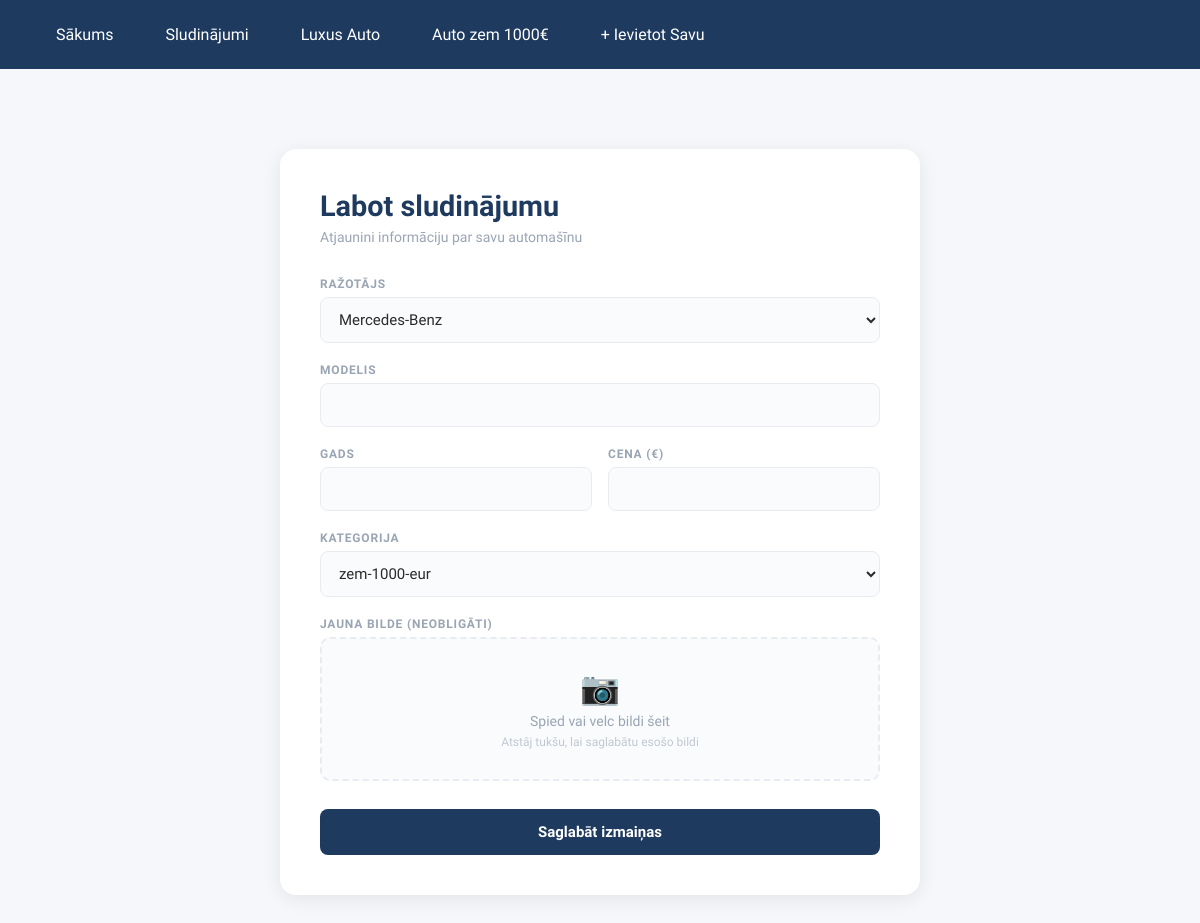
/sludinajumi/27/labot, run on an earlier commit of the app's database.
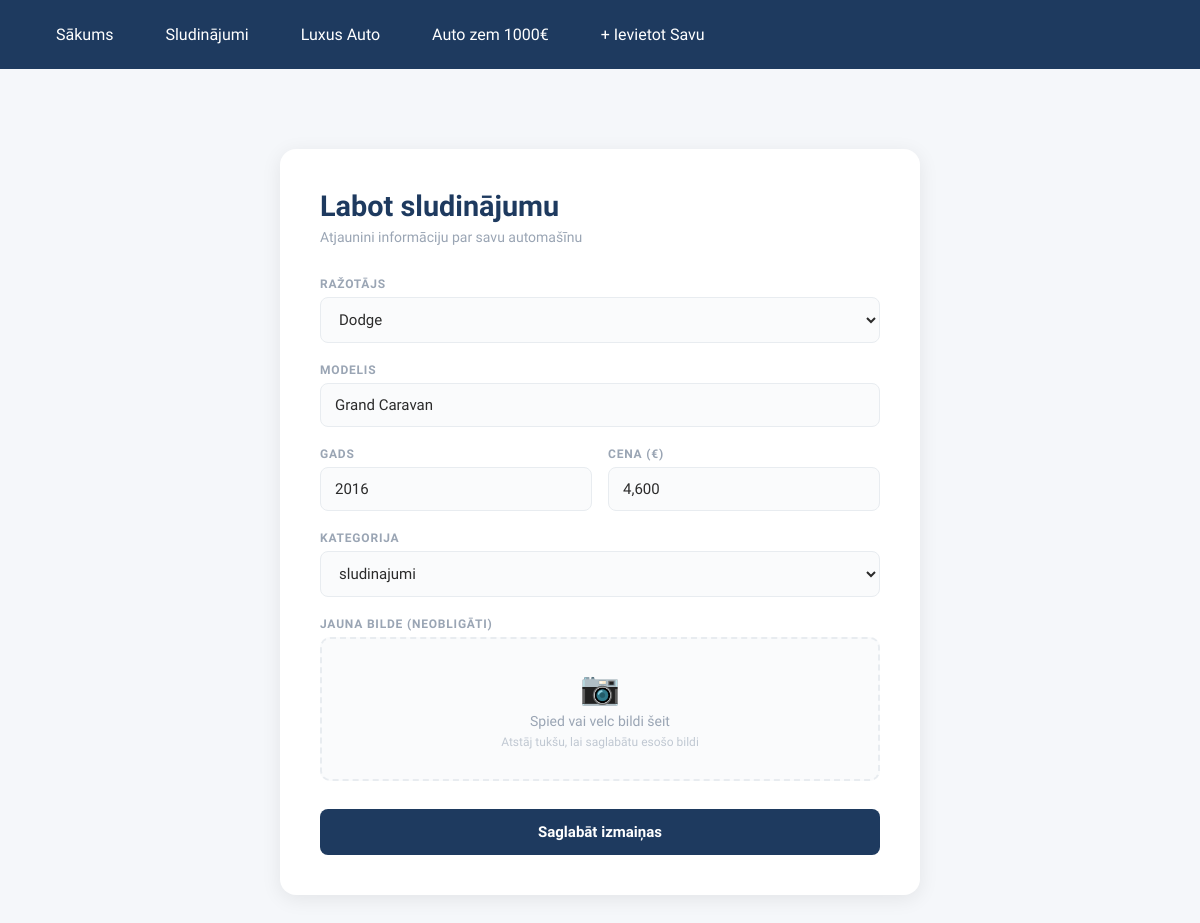
And on a later commit of the database.
### tables this page shows
CREATE TABLE sludinajumi (
	id INTEGER NOT NULL PRIMARY KEY AUTOINCREMENT,
	model TEXT NOT NULL,
	price REAL NOT NULL,
	image TEXT,
	"year" INTEGER,
	quality INTEGER,
	manufacturer_id INTEGER,
	engine_id INTEGER,
	CONSTRAINT sludinajumi_manufacturers_FK FOREIGN KEY (manufacturer_id) REFERENCES manufacturers(id),
	CONSTRAINT sludinajumi_qualities_FK FOREIGN KEY (quality) REFERENCES qualities(id),
	CONSTRAINT sludinajumi_engine_FK FOREIGN KEY (engine_id) REFERENCES engine(id)
);

CREATE TABLE manufacturers (
	id INTEGER NOT NULL PRIMARY KEY AUTOINCREMENT,
	name TEXT NOT NULL
);

CREATE TABLE qualities (
	id INTEGER NOT NULL PRIMARY KEY AUTOINCREMENT,
	quality_name TEXT
, clean_name TEXT);

### app.py (the view, shortened to what this page needs)
@app.route("/<quality_name>/<int:sludinajums_id>/labot", methods=["GET", "POST"])
def labot(quality_name, sludinajums_id):
    conn = get_db_connection()
    manufacturers = conn.execute("SELECT * FROM manufacturers").fetchall()
    qualities = conn.execute("SELECT * FROM qualities").fetchall()
    sludinajums = conn.execute("""
        SELECT sludinajumi.*, qualities.quality_name FROM sludinajumi
        JOIN qualities ON sludinajumi.quality = qualities.id
        WHERE sludinajumi.id = ?
        """, (sludinajums_id,)).fetchone()
    conn.close()
    return render_template("editlisting.html", sludinajums=sludinajums, manufacturers=manufacturers, qualities=qualities)

### app.py (called while the page is built)
def get_db_connection():
    db = Path(__file__).parent / "database.db"
    conn = sqlite3.connect(db)
    conn.row_factory = sqlite3.Row
    return conn

### templates/editlisting.html (shortened to what this page needs)
{% extends "base.html" %}
{% block content %}
<div class="form-page">
    <div class="form-card">
        <h1 class="form-title">Labot sludinājumu</h1>
        <p class="form-subtitle">Atjaunini informāciju par savu automašīnu</p>
        <form method="POST" enctype="multipart/form-data" class="listing-form">
            <div class="form-group">
                <label class="form-label">Ražotājs</label>
                <select name="manufacturer_id" class="form-input" id="manufacturer-select" onchange="toggleOther(this)">
                    {% for m in manufacturers %}
                        <option value="{{ m['id'] }}" {% if m['id'] == sludinajums['manufacturer_id'] %}selected{% endif %}>
                            {{ m['name'] }}
                        </option>
                    {% endfor %}
                </select>
            </div>
            <div class="form-group">
                <label class="form-label">Modelis</label>
                <input type="text" name="model" class="form-input" value="{{ sludinajums['model'] }}" required>
            </div>
            <div class="form-row">
                <div class="form-group">
                    <label class="form-label">Gads</label>
                    <input type="number" name="year" class="form-input" value="{{ sludinajums['year'] }}" min="1950" max="2025" required>
                </div>
                <div class="form-group">
                    <label class="form-label">Cena (€)</label>
                    <input type="text" name="price" class="form-input" value="{{ sludinajums['price'] }}" required>
                </div>
            </div>
            <div class="form-group">
                <label class="form-label">Kategorija</label>
                <select name="quality" class="form-input">
                    {% for q in qualities %}
                        <option value="{{ q['id'] }}" {% if q['id'] == sludinajums['quality'] %}selected{% endif %}>
                            {{ q['quality_name'] }}
                        </option>
                    {% endfor %}
                </select>
            </div>
            <div class="form-group">
                <label class="form-label">Jauna bilde (neobligāti)</label>
                <div class="file-upload-area" id="file-upload-area">
                    <div class="file-upload-placeholder" id="upload-placeholder">
                        <span class="upload-icon">📷</span>
                        <span>Spied vai velc bildi šeit</span>
                        <span class="upload-hint">Atstāj tukšu, lai saglabātu esošo bildi</span>
                    </div>
                </div>
            </div>
            <button type="submit" class="submit-btn">Saglabāt izmaiņas</button>
        </form>
    </div>
</div>
{% endblock %}

What changed in the data, as far as the page shows it:
added sludinajumi: manufacturer_id "Dodge", model "Grand Caravan", year "2016", price "4,600", quality "sludinajumi"
Also different on the page:
form field manufacturer_id: "Mercedes-Benz" → (not shown)
form field quality: "zem-1000-eur" → (not shown)
